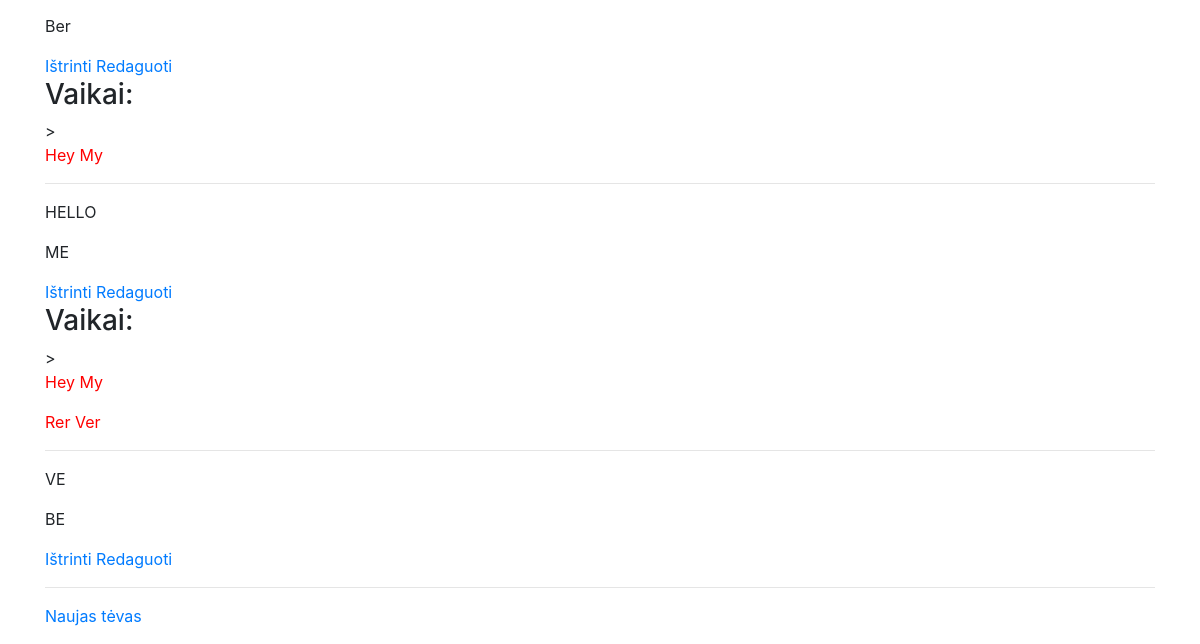
/tevai (lower part), run on an earlier commit of the app's database.
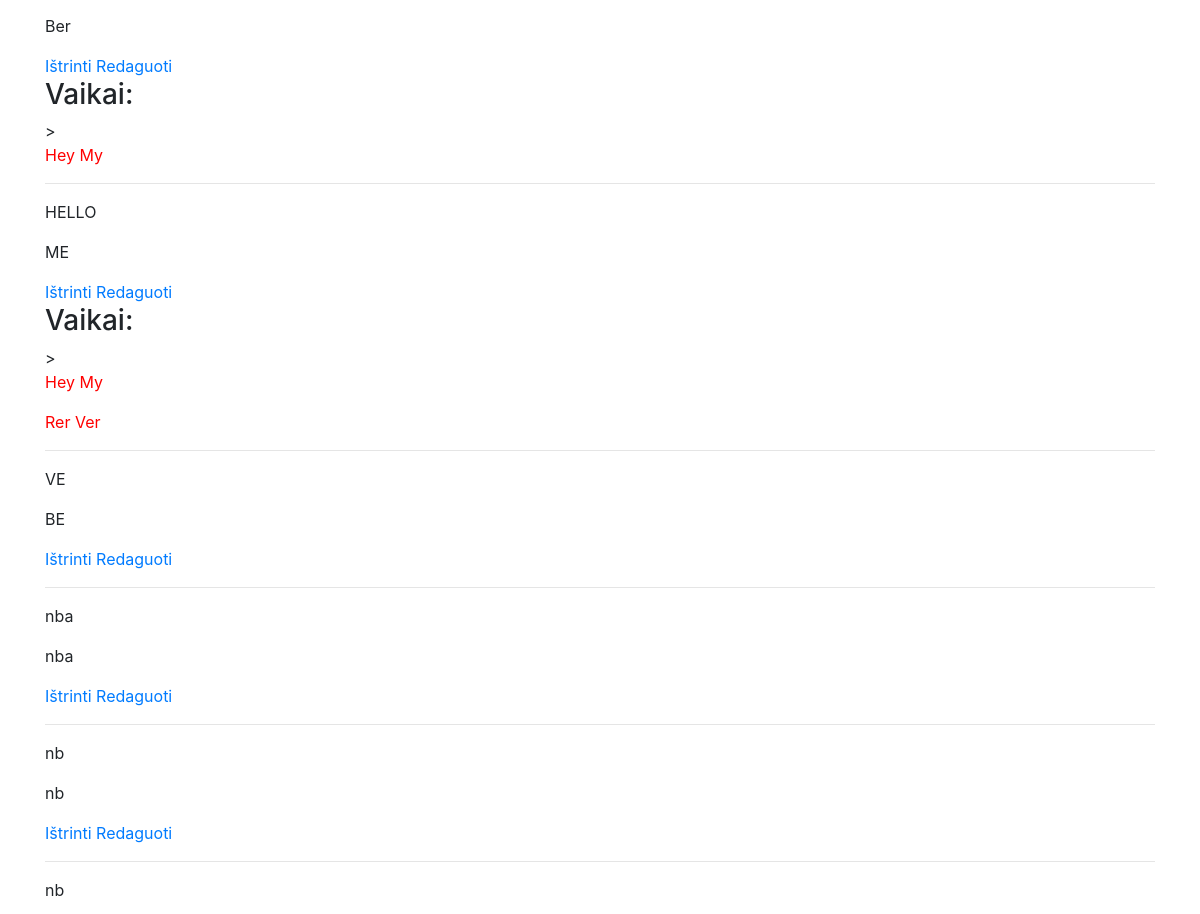
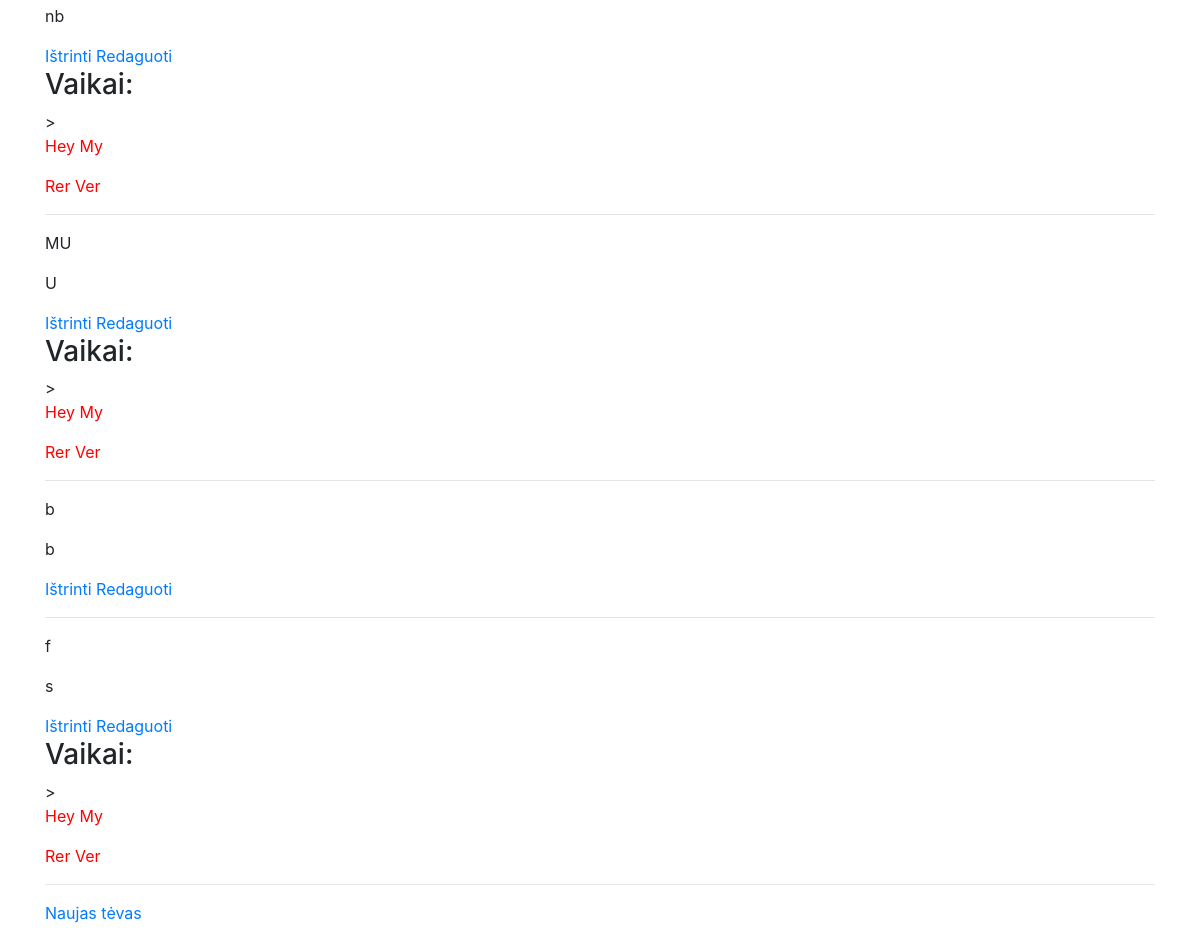
And on a later commit of the database (2 pictures, top to bottom).
### app.py (models this page shows)
class Tevas(db.Model):
    __tablename__ = 'tevas'
    id = db.Column(db.Integer, primary_key=True)
    vardas = db.Column("Vardas", db.String)
    pavarde = db.Column("Pavardė", db.String)
    vaikai = db.relationship("Vaikas", secondary=association_table,
                             back_populates="tevai")

class Vaikas(db.Model):
    __tablename__ = 'vaikas'
    id = db.Column(db.Integer, primary_key=True)
    vardas = db.Column("Vardas", db.String)
    pavarde = db.Column("Pavardė", db.String)
    tevai = db.relationship("Tevas", secondary=association_table,
                            back_populates="vaikai")

### app.py (the view)
@app.route("/tevai")
def parents():
    try:
        visi_tevai = Tevas.query.all()
    except:
        visi_tevai = []
    return render_template("tevai.html", visi_tevai=visi_tevai)

### templates/tevai.html
{% extends "base.html" %} {% block content %} {% if visi_tevai %}
{% for tevas in visi_tevai %}
<hr />
<p>{{tevas.vardas}}</p>
<p>{{tevas.pavarde}}</p>
<a href="{{ url_for('delete_parent', id=tevas['id']) }}">Ištrinti</a>
<a href="{{ url_for('update_parent', id=tevas['id']) }}">Redaguoti</a>
{% if tevas.vaikai %}
<h3>Vaikai:</h3>>
{% for vaikas in tevas.vaikai %}
<p><span style="color:red">{{vaikas.vardas}} {{vaikas.pavarde}}</span></p>
{% endfor %} {% endif %} {% endfor %} {% endif %}
<hr />
<p><a href="{{ url_for('new_parent')}}">Naujas tėvas</a></p>
{% endblock %}

What changed in the data, as far as the page shows it:
added Tevas: vardas "nba", pavarde "nba"
added Tevas: vardas "nb", pavarde "nb"
added Tevas: vardas "nb", pavarde "nb", Vaikas (vardas "Hey", pavarde "My"), Vaikas (vardas "Rer", pavarde "Ver")
added Tevas: vardas "MU", pavarde "U", Vaikas (vardas "Hey", pavarde "My"), Vaikas (vardas "Rer", pavarde "Ver")
added Tevas: vardas "b", pavarde "b"
added Tevas: vardas "f", pavarde "s", Vaikas (vardas "Hey", pavarde "My"), Vaikas (vardas "Rer", pavarde "Ver")
